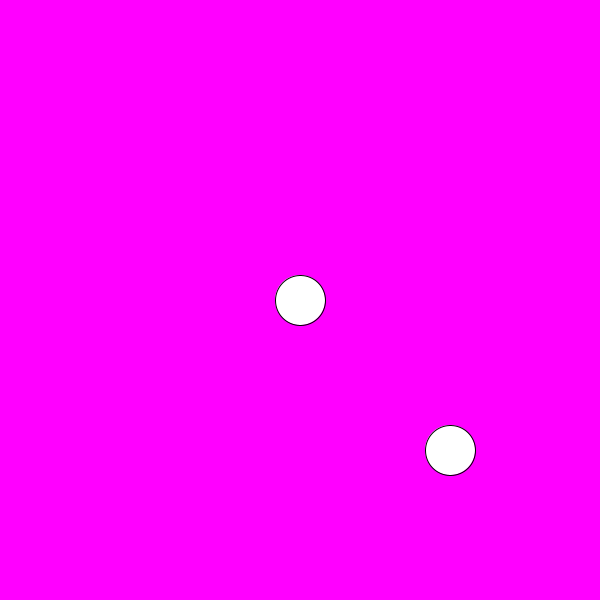
Frame 1 (no input)
Frame 60 (the mouse pressed at the canvas centre just before this capture): identical to frame 1, image omitted
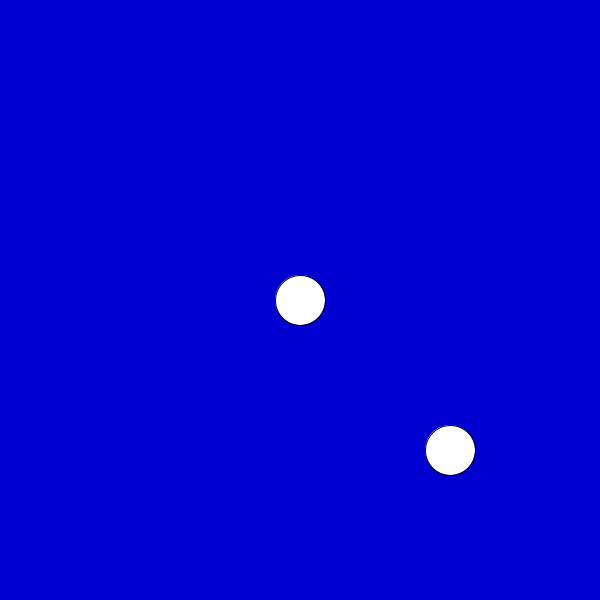
Frame 120 (the mouse held since frame 60 and released just before this capture)

The Processing sketch that drew these frames (run headless with seeded random() and noise(); from frame 60 on, the mouse is pressed at the canvas centre):

// Processing sketch: week4_floatReturnType
// ── week4_floatReturnType.pde
float x, y; float x1, y1;
int size = 50;

void setup(){
  size(600, 600);
  x = width/2;
  y = height/2;
  
  x1 = width*.75;
  y1 = height*.75;
}

void draw(){
  //if(calcDist(x, y)<size/2){
  //  background(255, 255, 0);
  //} 
  //else if(calcDist(x1, y1)<(size/2)){
  //  background(255, 0, 0);
  //}
  //else{
  //  background(255, 0, 255);
  //}
  
  int bgColor;
  int b;
  bgColor = int(map(calcDist(x, y), 0, width/2, 0, 255));
  b = int(map(calcDist(x1, y1), 0, width/2, 100, 255));
  background(bgColor, 0, b);

  println(calcDist(x, y));
  ellipse(x, y, size, size);  
  ellipse(x1, y1, size, size);
}

float calcDist(float xPos, float yPos){
  float dist = dist(mouseX, mouseY, xPos, yPos);
  return dist;
}
